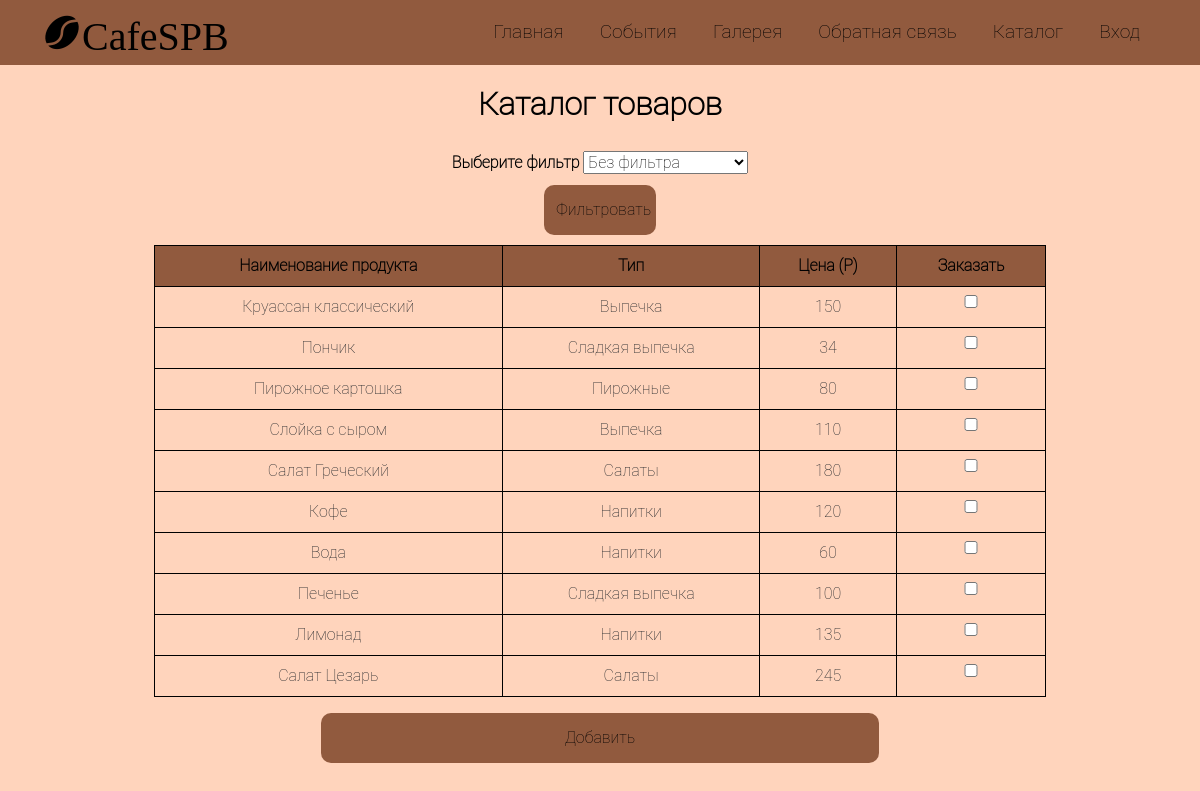
Page /lab4_Shitov/assortiment.php on the committed database.
### lab4_Shitov/assortiment.php (the view, shortened to what this page needs)
<!doctype html>
<html lang="en">
<head>
    <link href="https://cdn.jsdelivr.net/npm/bootstrap@5.3.0-alpha2/dist/css/bootstrap.min.css" rel="stylesheet">
    <link href='https://unpkg.com/boxicons@2.1.4/css/boxicons.min.css' rel='stylesheet'>
    <link href="assets/style/style.css" rel="stylesheet">
</head>
<body>
<?php
include "header.php";
?>
<div class="container">
    <div class="table_assorti">
        <center>
            <h2>Каталог товаров</h2>
            <form style="padding-top: 20px" method="post">
                <label><b>Выберите фильтр</b></label>
                <select name="filter">
                    <option label="Без фильтра" value="Без фильтра"></option>
                    <optgroup label="По Типу" value="Тип">
                    </optgroup>
                </select>
                <input style="width: 10%" class='btn-lk' type="submit" name="filtrate" value = "Фильтровать">
            </form>
            <?php
            if(isset($_POST["filtrate"]))
            {
                $filter = $_POST['filter'];
                if ($filter == "Без фильтра")
                {
                    $filter_type = "";
                    $req = "SELECT *, Тип.Наименование FROM Ассортимент INNER JOIN Тип on (Ассортимент.ID_Типа = Тип.ID_Типа)";
                    print_store($req);
                } else {
                    include "vendor/connect.php";
                    $filter_type = "WHERE Тип.Наименование LIKE '" . $filter . "'";
                    $req = "SELECT *, Тип.Наименование FROM Ассортимент INNER JOIN Тип on (Ассортимент.ID_Типа = Тип.ID_Типа)" . $filter_type;
                    print_store($req);
                }
            } else {
                $req = "SELECT *, Тип.Наименование FROM Ассортимент INNER JOIN Тип on (Ассортимент.ID_Типа = Тип.ID_Типа)";
                print_store($req);
            }
            ?>
        </center>
    </div>
</div>
</body>
</html>
<?php
function print_store($req)
{
    $req = mysqli_query($conn, $req) or die("Ошибка запроса" . mysqli_error($conn));
    echo "<form metod = 'GET' style='padding-bottom: 20px'>";
    if ($req) {
        echo "<center><table class='table'><tr><th>Наименование продукта</th><th>Тип</th><th>Цена (Р)</th><th>Заказать</th></tr>";
        while ($row_u = mysqli_fetch_assoc($req)) {
            echo "<tr><td>". $row_u['Наименование_вып']."</td><td>".$row_u['Наименование']."</td>
                    <td>".$row_u['Цена']."</td><td><input type=\"checkbox\" name=\"choices[]\" value = \"" . $row_u['ID_продукта'] . "\"></td>
                    </tr>";
        }
        echo "</table></center>
                      <input class='btn-lk' type='submit' name='add' value='Добавить'>
                      </form>";
    }
}
?>

### lab4_Shitov/assets/style/style.css (style rules this page uses)
* { font-family: 'Roboto Thin', sans-serif; }
html, h1, h2, h3, h4, h5, h6 { color: black; }
body { background: rgba(255, 192, 156, 0.67); color: black; }
input { padding: 10px 12px; display: block; width: 100%; border-radius: 10px; line-height: 1.5rem; color: black; font-size: 16px; outline: none; border: none }
.table { border: 1px solid black; text-align: center; width: 80%; }
.table th { background: rgba(91, 31, 0, 0.67); color: black; border: 1px solid black; }
.table tr td { border: 1px solid black; background: transparent; }
.btn-lk { background: rgba(91, 31, 0, 0.67); width: 50%; height: 50px; margin: 10px; border: none; }
.table_assorti { margin-top: 20px; }

### rows in the picture
ассортимент: Наименование_вып "Круассан классический", ID_Типа.Наименование "Выпечка", Цена "150"
ассортимент: Наименование_вып "Пончик", ID_Типа.Наименование "Сладкая выпечка", Цена "34"
ассортимент: Наименование_вып "Пирожное картошка", ID_Типа.Наименование "Пирожные", Цена "80"
ассортимент: Наименование_вып "Слойка с сыром", ID_Типа.Наименование "Выпечка", Цена "110"
ассортимент: Наименование_вып "Салат Греческий", ID_Типа.Наименование "Салаты", Цена "180"
ассортимент: Наименование_вып "Кофе", ID_Типа.Наименование "Напитки", Цена "120"
ассортимент: Наименование_вып "Вода", ID_Типа.Наименование "Напитки", Цена "60"
ассортимент: Наименование_вып "Печенье", ID_Типа.Наименование "Сладкая выпечка", Цена "100"
ассортимент: Наименование_вып "Лимонад", ID_Типа.Наименование "Напитки", Цена "135"
ассортимент: Наименование_вып "Салат Цезарь", ID_Типа.Наименование "Салаты", Цена "245"
